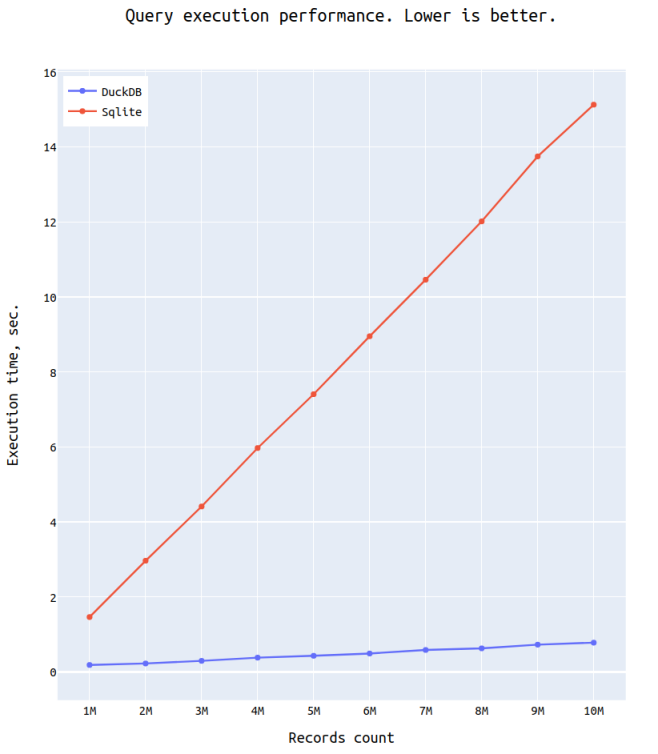

Write Python code to recreate this figure.
import plotly.graph_objects as go

from convertation import sqlite_output, duck_output, convert


def build():
    """Making a lines plot with time measurement data"""
    sqlite_data = convert(sqlite_output)
    duckdb_data = convert(duck_output)

    fig = go.Figure()
    x_coord_names = [f'{i}M' for i in range(1, len(sqlite_data)+1)]
    fig.add_trace(go.Scatter(x=x_coord_names, y=duckdb_data, mode='lines+markers', name='DuckDB'))
    fig.add_trace(go.Scatter(x=x_coord_names, y=sqlite_data, mode='lines+markers', name='Sqlite'))
    fig.update_layout(
        title=dict(
            text='Query execution performance. Lower is better.',
            x=0.5),
        xaxis_title='Records count',
        yaxis_title="Execution time, sec.",
        font=dict(
            size=14,
            color='black',
            family='Ubuntu mono'
        ),
        showlegend=True,
        legend=dict(
            yanchor="top",
            y=0.99,
            xanchor="left",
            x=0.01
        )
    )
    fig.show()


if __name__ == '__main__':
    build()
